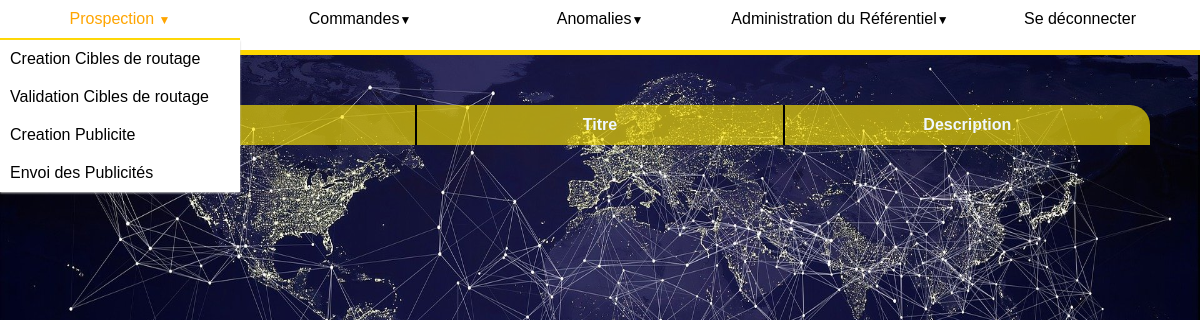
The app's page /publicite/envoiPublicite (signed in), older data.
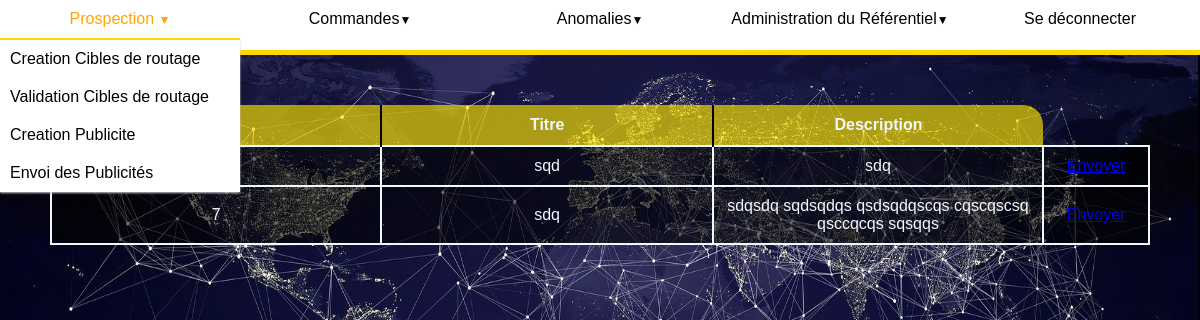
The same page, newer data.
### publicite/models.py (models this page shows)
class Publicite(models.Model):
    cible = models.ForeignKey(Cible, on_delete=models.CASCADE)
    titre = models.CharField(max_length=200)
    description = models.CharField(max_length=500)
    dateenvoi = models.DateTimeField(null=True)
    papierStandard = "PST"
    papierEconomique = "PEC"
    papierSuperieur = "PSU"
    internet = "INT"
    format_choix = [(papierStandard, "format papier standard"),
                    (papierEconomique, "format papier econimique"),
                    (papierSuperieur, "format papier superieur"),
                    (internet, "format internet")]
    format = models.CharField(
        max_length=3, choices=format_choix, default=papierStandard)
    articles = models.ManyToManyField(Article)

### publicite/views.py (the view)
# urls.py: path('envoiPublicite', views.envoiPublicite, name='envoiPublicite'),
@permission_required("utilisateurs.perm_publicite")
def envoiPublicite(request):
    publicites = Publicite.objects.filter(dateenvoi__isnull=True)
    contexte = {'publicites':publicites}
    return render(request, 'publicite/envoiPublicite.html', contexte)

### publicite/templates/publicite/envoiPublicite.html
{% extends 'referentiel/referentiel_view.html' %}
{%block content %}
{% load static %}
<link rel="stylesheet" type="text/css" href="{% static 'publicite/createCible.css' %}">
<div class='contenu'>
    <table class="tableReferentiel">
        <th id=gauche width="30%">Id </th>
        <th class=milieu width="30%">Titre</th>
        <th id=droite width="30%">Description</th>
        {% for i in publicites %}
        <tr class=corps>
            <td>{{i.id}}</td>
            <td>{{i.titre}}</td>
            <td>{{i.description}}</td>
            <td><a href="{% url 'publicite:pubToXML' pk=i.id%}">Envoyer</a></td>
        </tr>
        {% endfor %}
    </table>
</div>
{%endblock content %}

Row changes from the older to the newer data that the page shows:
added Publicite: titre "sqd", description "sdq"
added Publicite: id "7", titre "sdq", description "sdqsdq sqdsqdqs qsdsqdqscqs cqscqscsq qsccqcqs sqsqqs"
